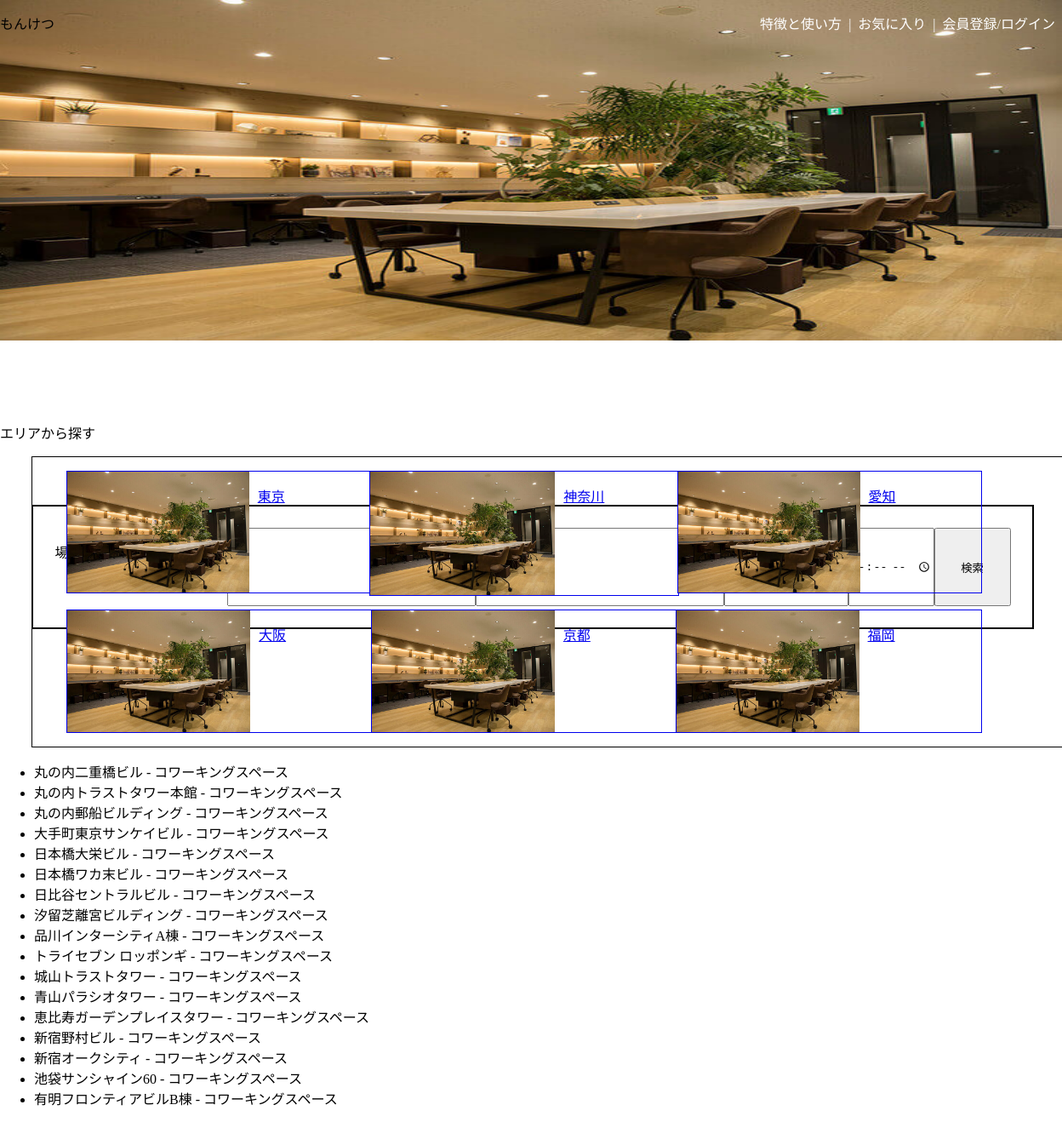
The page /polls/templates/ on the database its author committed.
### polls/models.py (models this page shows, shortened)
class coWorkingSpace(models.Model):
    spaceID = models.IntegerField(primary_key=True)
    aria = models.CharField(max_length=100)
    name = models.CharField(max_length=50)
    isCafe = models.BooleanField()
    address = models.CharField(max_length=100)
    station = models.CharField(max_length=50)
    wifi = models.IntegerField()
    isBattery = models.BooleanField()
    isMeetingRoom = models.IntegerField()
    price = models.IntegerField()
    startTime = models.TimeField()
    endTime = models.TimeField()
    isDropIn = models.BooleanField()
    jurisdiction = models.CharField(max_length=50)
    isEnhancedOptions = models.BooleanField()
    imageName = models.CharField(max_length=50)

### polls/views.py (the view)
# urls.py: path('templates/', views.index_template, name='index_template'),
def index_template(request):
  print(request)
  ctx = {}
  qs = coWorkingSpace.objects.all()
  ctx["object_list"] = qs
  return render(request, 'index.html', ctx)

### templates/index.html (shortened to what this page needs)
<html>
  <head>
    <link rel = "stylesheet" href ="/media/styles/index.css" >
  </head>
  <body>
    <div class = "main-search-container">
      <div class = "header">
        <img class = "photo" src="/media/image1.jpeg/">
        <div class = "menu-container">
          <span class = "title">もんけつ</span>
          <div>
            <ul class = "menu-bar">
              <li class = "menu-start"><a class = "menu-link" href = "/polls">特徴と使い方</a></li>
              <li class = "menu"><a class = "menu-link" href = "/polls">お気に入り</a></li>
              <li class = "menu"><a class = "menu-link" href = "/polls">会員登録/ログイン</a></li>
            </ul>
          </div>
        </div>
      </div>
      <div class= "search-box">
        <p class = "search-sentence" >場所、日時から探す</p>
        <input class = "search-criteria" type = "text" />
        <input class = "search-criteria" type = "text" />
        <input class = "search-time" type = "time" />
        <button class ="search-button">検索</button>
      </div>
    </div>
    <div class = "search-aria-container">
      <p class = "search-aria-sentence">エリアから探す</p>
      <div class = "popular-arias">
        <div class = "aria-info-wrapper">
          <ul class = "aria-info-list">
            <li class='aria-info-item'>
              <a class = "aria-info" href = "/polls">
                <img class = "aria-image" src="/media/image1.jpeg/" />
                <p class = "aria-name">東京</p>
              </a>
            </li>
            <li class='aria-info-item'>
              <a class = "aria-info" href = "/polls">
                <img class = "aria-image" src="/media/image1.jpeg/" />
                <p class = "aria-name">神奈川</p>
              </a>
            </li>
            <li class='aria-info-item'>
              <a class = "aria-info" href = "/polls">
                <img class = "aria-image" src="/media/image1.jpeg/" />
                <p class = "aria-name">愛知</p>
              </a>
            </li>
          </ul>
          <ul class = "aria-info-list-2">
            <li class='aria-info-item'>
              <a class = "aria-info" href = "/polls">
                <img class = "aria-image" src="/media/image1.jpeg/" />
                <p class = "aria-name">大阪</p>
              </a>
            </li>
            <li class='aria-info-item'>
              <a class = "aria-info" href = "/polls">
                <img class = "aria-image" src="/media/image1.jpeg/" />
                <p class = "aria-name">京都</p>
              </a>
            </li>
            <li class='aria-info-item'>
              <a class = "aria-info" href = "/polls">
                <img class = "aria-image" src="/media/image1.jpeg/" />
                <p class = "aria-name">福岡</p>
              </a>
            </li>
          </ul>
        </div>
      </div>
    </div>
    <ul>
      {% for obj in object_list%}
      <li>{{obj.name}}</li>
      {% endfor %}
    </ul>
  </body>
</html>

### media_local/styles/index.css (style rules this page uses)
body { margin: 0; }
.main-search-container { height:60%; }
.header { position: relative; }
.menu-container { display: flex; justify-content: space-between; width: 100%; margin: 15px auto; position: absolute; top: 0; left: 0; }
.photo { width: 100%; height: calc(50% * 5 / 3); }
.menu-bar { list-style: none; float: right; display: flex; margin: 0; }
.menu::before { content: "|"; color : white; }
.menu-link { text-decoration: none; color: white; font-size: 1rem; padding:0 8px; }
.search-box { display: flex; position: absolute; top: 45%; left: 3%; width: 90%; height:7%; border: solid 2px; background-color: white; padding: 2%; }
.search-sentence { width: 18%; }
.search-criteria { width: 26%; }
.search-time { width: 9%; }
.search-button { width: 8%; padding: 0; }
.aria-info-wrapper { position: relative; border: solid 1px; width: 100%; left: 3%; }
.aria-info-list { display: flex; width: 86%; list-style: none; }
.aria-info-list-2 { display: flex; width: 86%; list-style: none; }
.aria-info { display: flex; width: 100%; border: solid 1px; margin-right: 34px; }
.aria-image { width:60%; height: 100%; margin-right :10px; }

### rows shown on the page
coWorkingSpace: name "丸の内二重橋ビル - コワーキングスペース"
coWorkingSpace: name "丸の内トラストタワー本館 - コワーキングスペース"
coWorkingSpace: name "丸の内郵船ビルディング - コワーキングスペース"
coWorkingSpace: name "大手町東京サンケイビル - コワーキングスペース"
coWorkingSpace: name "日本橋大栄ビル - コワーキングスペース"
coWorkingSpace: name "日本橋ワカ末ビル - コワーキングスペース"
coWorkingSpace: name "日比谷セントラルビル - コワーキングスペース"
coWorkingSpace: name "汐留芝離宮ビルディング - コワーキングスペース"
coWorkingSpace: name "品川インターシティA棟 - コワーキングスペース"
coWorkingSpace: name "トライセブン ロッポンギ - コワーキングスペース"
coWorkingSpace: name "城山トラストタワー - コワーキングスペース"
coWorkingSpace: name "青山パラシオタワー - コワーキングスペース"
coWorkingSpace: name "恵比寿ガーデンプレイスタワー - コワーキングスペース"
coWorkingSpace: name "新宿野村ビル - コワーキングスペース"
coWorkingSpace: name "新宿オークシティ - コワーキングスペース"
coWorkingSpace: name "池袋サンシャイン60 - コワーキングスペース"
coWorkingSpace: name "有明フロンティアビルB棟 - コワーキングスペース"
